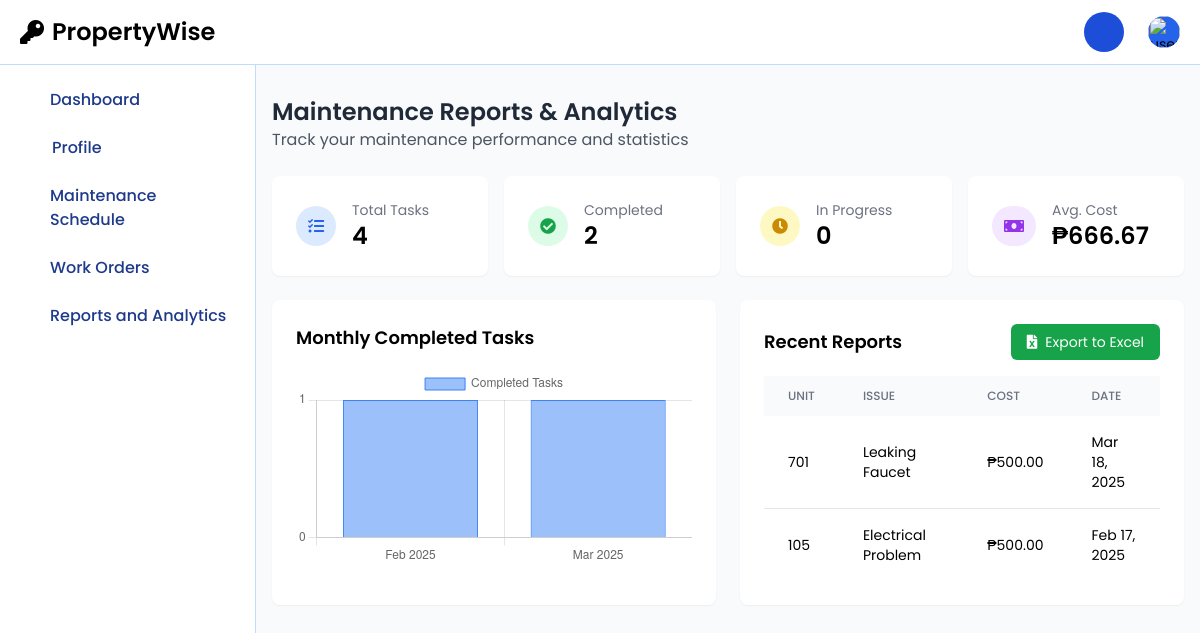
The page /staff/staffReports.php (signed in) on the database its author committed.
### tables this page shows
CREATE TABLE `maintenance_requests` (
  `id` int(11) NOT NULL,
  `user_id` int(11) NOT NULL,
  `unit` varchar(50) NOT NULL,
  `issue` varchar(100) NOT NULL,
  `description` text NOT NULL,
  `action_taken` text DEFAULT NULL,
  `maintenance_cost` decimal(10,2) DEFAULT NULL,
  `completion_date` datetime DEFAULT NULL,
  `service_date` date NOT NULL,
  `status` enum('Pending','In Progress','Completed') DEFAULT 'Pending',
  `report_pdf` varchar(255) DEFAULT NULL,
  `image` varchar(255) DEFAULT NULL,
  `created_at` timestamp NOT NULL DEFAULT current_timestamp(),
  `updated_at` timestamp NOT NULL DEFAULT current_timestamp() ON UPDATE current_timestamp(),
  `assigned_to` int(11) DEFAULT NULL,
  `priority` enum('high','medium','low') NOT NULL DEFAULT 'medium',
  `archived` tinyint(1) DEFAULT 0
);

### staff/staffReports.php (the view, shortened to what this page needs)
<?php
require '../session/db.php';
$staff_id = $_SESSION['staff_id'];
$stats_query = "SELECT
    COUNT(*) as total_tasks,
    SUM(CASE WHEN status = 'Completed' THEN 1 ELSE 0 END) as completed_tasks,
    SUM(CASE WHEN status = 'In Progress' THEN 1 ELSE 0 END) as ongoing_tasks,
    AVG(maintenance_cost) as avg_cost,
    SUM(maintenance_cost) as total_cost
FROM maintenance_requests
WHERE assigned_to = ? AND archived = 0";
$stmt = $conn->prepare($stats_query);
$stmt->bind_param("i", $staff_id);
$stmt->execute();
$stats = $stmt->get_result()->fetch_assoc();
$monthly_query = "SELECT
    DATE_FORMAT(completion_date, '%Y-%m') as month,
    COUNT(*) as completed_count
FROM maintenance_requests
WHERE assigned_to = ?
    AND status = 'Completed'
    AND completion_date IS NOT NULL
GROUP BY month
ORDER BY month DESC
LIMIT 6";
$stmt = $conn->prepare($monthly_query);
$stmt->bind_param("i", $staff_id);
$stmt->execute();
$monthly_data = $stmt->get_result()->fetch_all(MYSQLI_ASSOC);
$reports_query = "SELECT
    mr.*,
    p.unit_type
FROM maintenance_requests mr
JOIN property p ON mr.unit = p.unit_no
WHERE mr.assigned_to = ?
AND mr.status = 'Completed'
ORDER BY mr.completion_date DESC
LIMIT 10";
$stmt = $conn->prepare($reports_query);
$stmt->bind_param("i", $staff_id);
$stmt->execute();
$recent_reports = $stmt->get_result()->fetch_all(MYSQLI_ASSOC);
?>
<!DOCTYPE html>
<html lang="en">
<head>
    <script src="https://cdn.tailwindcss.com"></script>
    <link rel="stylesheet" href="https://cdnjs.cloudflare.com/ajax/libs/font-awesome/5.15.4/css/all.min.css">
</head>
<body class="bg-gray-50">
<?php include('staffNavbar.php'); ?>
<?php include('staffSidebar.php'); ?>
<div class="p-4 sm:ml-64">
    <div class="mt-20">
        <div class="mb-6">
            <h1 class="text-2xl font-semibold text-gray-800">Maintenance Reports & Analytics</h1>
            <p class="text-gray-600">Track your maintenance performance and statistics</p>
        </div>
        <div class="grid grid-cols-1 md:grid-cols-2 lg:grid-cols-4 gap-4 mb-6">
            <div class="bg-white rounded-lg p-6 shadow-sm">
                <div class="flex items-center">
                    <div class="p-3 rounded-full bg-blue-100">
                        <i class="fas fa-tasks text-blue-600"></i>
                    </div>
                    <div class="ml-4">
                        <h3 class="text-gray-500 text-sm">Total Tasks</h3>
                        <p class="text-2xl font-semibold"><?= $stats['total_tasks'] ?? 0 ?></p>
                    </div>
                </div>
            </div>
            <div class="bg-white rounded-lg p-6 shadow-sm">
                <div class="flex items-center">
                    <div class="p-3 rounded-full bg-green-100">
                        <i class="fas fa-check-circle text-green-600"></i>
                    </div>
                    <div class="ml-4">
                        <h3 class="text-gray-500 text-sm">Completed</h3>
                        <p class="text-2xl font-semibold"><?= $stats['completed_tasks'] ?? 0 ?></p>
                    </div>
                </div>
            </div>
            <div class="bg-white rounded-lg p-6 shadow-sm">
                <div class="flex items-center">
                    <div class="p-3 rounded-full bg-yellow-100">
                        <i class="fas fa-clock text-yellow-600"></i>
                    </div>
                    <div class="ml-4">
                        <h3 class="text-gray-500 text-sm">In Progress</h3>
                        <p class="text-2xl font-semibold"><?= $stats['ongoing_tasks'] ?? 0 ?></p>
                    </div>
                </div>
            </div>
            <div class="bg-white rounded-lg p-6 shadow-sm">
                <div class="flex items-center">
                    <div class="p-3 rounded-full bg-purple-100">
                        <i class="fas fa-money-bill text-purple-600"></i>
                    </div>
                    <div class="ml-4">
                        <h3 class="text-gray-500 text-sm">Avg. Cost</h3>
                        <p class="text-2xl font-semibold">₱<?= number_format($stats['avg_cost'] ?? 0, 2) ?></p>
                    </div>
                </div>
            </div>
        </div>
        <div class="grid grid-cols-1 lg:grid-cols-2 gap-6 mb-6">
            <div class="bg-white p-6 rounded-lg shadow-sm">
                <h3 class="text-lg font-semibold mb-4">Monthly Completed Tasks</h3>
                <canvas id="monthlyChart"></canvas>
            </div>
            <div class="bg-white p-6 rounded-lg shadow-sm">
                <div class="flex justify-between items-center mb-4">
                    <h3 class="text-lg font-semibold">Recent Reports</h3>
                    <a href="exportReports.php" class="bg-green-600 hover:bg-green-700 text-white py-2 px-4 rounded-md text-sm flex items-center">
                        <i class="fas fa-file-excel mr-2"></i> Export to Excel
                    </a>
                </div>
                <div class="overflow-x-auto">
                    <table class="min-w-full">
                        <thead>
                            <tr class="bg-gray-50">
                                <th class="px-6 py-3 text-left text-xs font-medium text-gray-500 uppercase">Unit</th>
                                <th class="px-6 py-3 text-left text-xs font-medium text-gray-500 uppercase">Issue</th>
                                <th class="px-6 py-3 text-left text-xs font-medium text-gray-500 uppercase">Cost</th>
                                <th class="px-6 py-3 text-left text-xs font-medium text-gray-500 uppercase">Date</th>
                            </tr>
                        </thead>
                        <tbody class="divide-y divide-gray-200">
                            <?php foreach ($recent_reports as $report): ?>
                            <tr>
                                <td class="px-6 py-4 text-sm"><?= htmlspecialchars($report['unit']) ?></td>
                                <td class="px-6 py-4 text-sm"><?= htmlspecialchars($report['issue']) ?></td>
                                <td class="px-6 py-4 text-sm">₱<?= number_format($report['maintenance_cost'], 2) ?></td>
                                <td class="px-6 py-4 text-sm"><?= date('M d, Y', strtotime($report['completion_date'])) ?></td>
                            </tr>
                            <?php endforeach; ?>
                        </tbody>
                    </table>
                </div>
            </div>
        </div>
    </div>
</div>
<script>
// Initialize Monthly Chart
const monthlyData = <?= json_encode($monthly_data) ?>;
const labels = monthlyData.map(item => {
    const [year, month] = item.month.split('-');
    return new Date(year, month - 1).toLocaleDateString('en-US', { month: 'short', year: 'numeric' });
}).reverse();
const values = monthlyData.map(item => item.completed_count).reverse();
new Chart(document.getElementById('monthlyChart'), {
    type: 'bar',
    data: {
        labels: labels,
        datasets: [{
            label: 'Completed Tasks',
            data: values,
            backgroundColor: 'rgba(59, 130, 246, 0.5)',
            borderColor: 'rgb(59, 130, 246)',
            borderWidth: 1
        }]
    },
    options: {
        responsive: true,
        scales: {
            y: {
                beginAtZero: true,
                ticks: {
                    stepSize: 1
                }
            }
        }
    }
});
</script>
</body>
</html>

### staff/staffReports.php (style rules this page uses)
body { font-family: 'Poppins', sans-serif; }

### staff/staffSidebar.php (style rules this page uses)
body { font-family: 'Poppins', sans-serif; }

### rows shown on the page
maintenance_requests: unit "701", issue "Leaking Faucet", maintenance_cost "500.00", completion_date "Mar 18, 2025"
maintenance_requests: unit "105", issue "Electrical Problem", maintenance_cost "500.00", completion_date "Feb 17, 2025"

### other values the page prints
$stats['total_tasks'] "4"
$stats['completed_tasks'] "2"
$stats['ongoing_tasks'] "0"
$stats['avg_cost'] "666.67"
chart data {{ json_encode($monthly_data) }} [{"month":"2025-03","completed_count":1},{"month":"2025-02","completed_count":1}]
